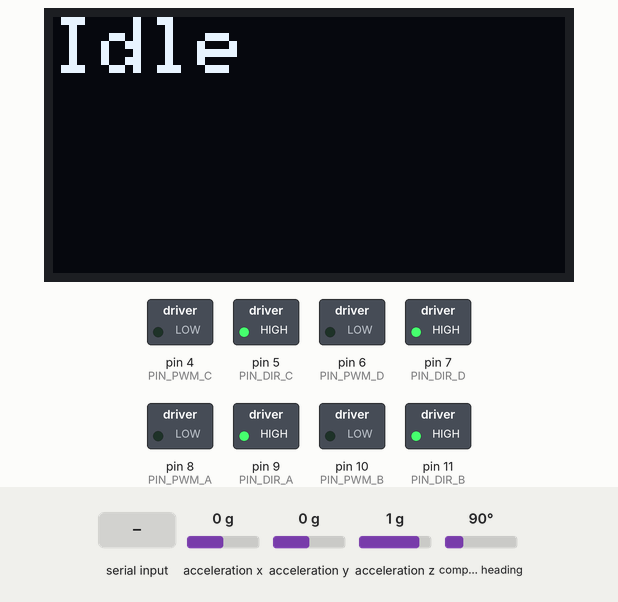
This sketch was run on a simulated Arduino Mega 2560, built with avr-gcc and run on an emulated ATmega2560. Shown: 128×64 one-colour display, switched loads named in the sketch (green lamp = pin HIGH). The inputs (shaded band) are chosen by the test bench; at power-on: acceleration x 0 g, acceleration y 0 g, acceleration z 1 g, compass heading 90°.

Above: at 1.6 s.
1.7 s: "MOVE\n" received over Serial
At 2.8 s:
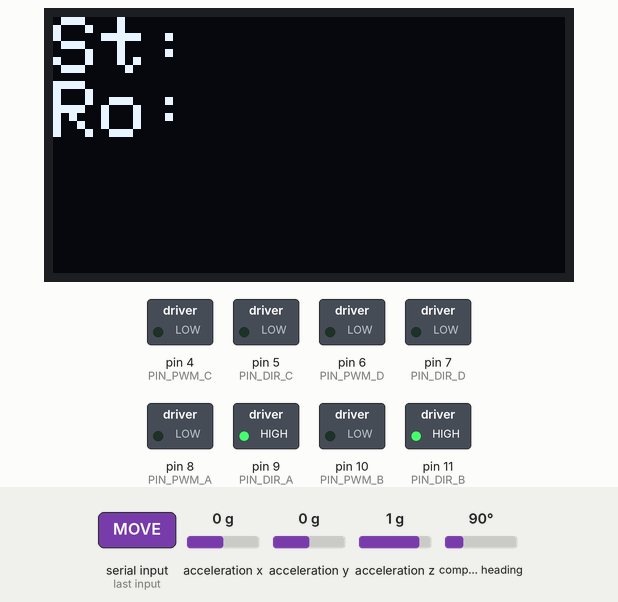
3.2 s: "STOP\n" received over Serial
At 3.9 s:
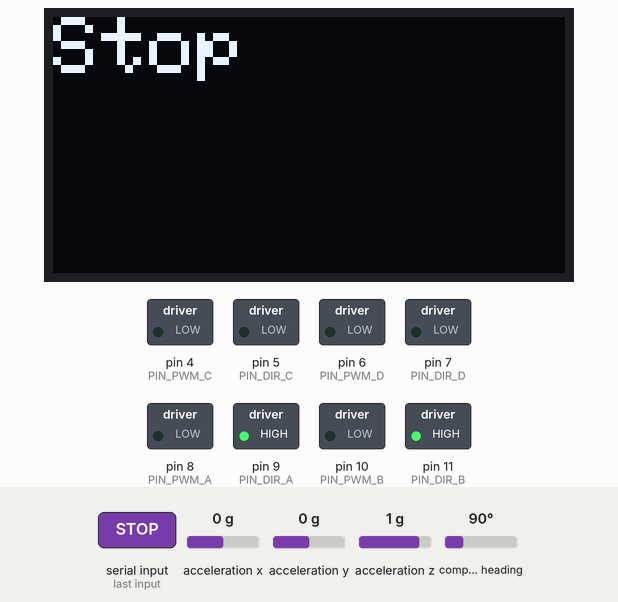
At 6.1 s:
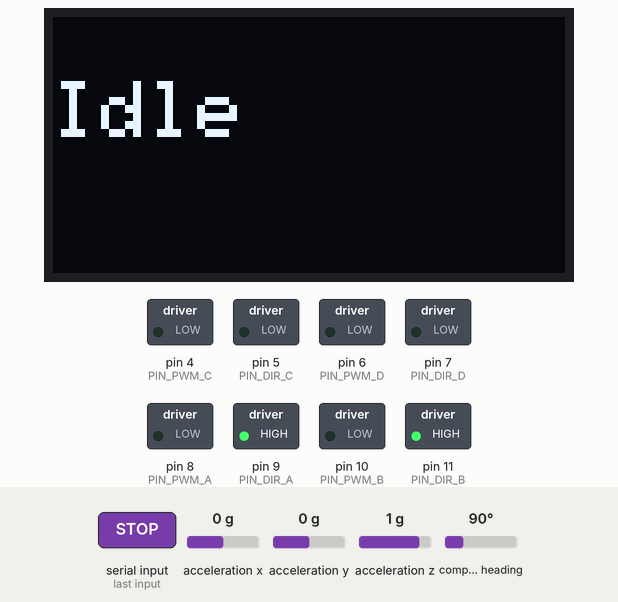
Timing chart, 0 to 7.6 s (numbered marks = the images above; inputs shaded):
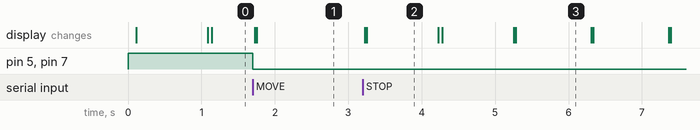

The sketch:

controleur.ino
```cpp
#include <Arduino.h>


#include "Robot.h"
#include "StateMachine.h"

Robot robot;
StateMachine stateMachine;

void setup() {

  robot.init();

  stateMachine.init(&robot);
}

void loop() {

  stateMachine.run();
}
```

BNOSensor.cpp
```cpp
#include "BNOSensor.h"

void BNOSensor::init() {
  if (!bno.begin()) {
    /* There was a problem detecting the BNO055 ... check your connections */
    Serial.print("Ooops, no BNO055 detected ... Check your wiring or I2C ADDR!");
    while (1);
  }
  bno.setExtCrystalUse(true);
  oldAccelX = 0;                                              // store previous accelerometer readings for comparison
  oldAccelY = 0;
  lastSampleTime = millis();
}

boolean BNOSensor::detectImpact() {

  if(millis() - lastSampleTime < BNO055_SAMPLERATE_DELAY_MS) return false;
  lastSampleTime = millis();
  vibration--;                                                // loop counter prevents false triggering cause by impact vibration
  if(vibration<0) vibration=0;                                // as robot vibrates due to impact

  if(vibration>0) return false;                                     // until vibration has subsided no further calculations required

  // Possible vector values can be:
  // - VECTOR_ACCELEROMETER - m/s^2
  // - VECTOR_LINEARACCEL   - m/s^2
  // - VECTOR_GRAVITY       - m/s^2
  imu::Vector<3> vector = bno.getVector(Adafruit_BNO055::VECTOR_LINEARACCEL);
  double accelX = vector.x();
  double accelY = vector.y();

  double magnitude = sqrt( sq(accelX - oldAccelX) + sq(accelY - oldAccelY) );

  oldAccelX = accelX;                                              // store previous accelerometer readings for comparison
  oldAccelY = accelY;

  if (magnitude > SENSITIVITY) {           // has a new impact occured
    vibration=DEVIBRATE;                                      // reset anti-vibration counter
    return true;
  }

  return false;
}
```

BNOSensor.h
```cpp
#ifndef BNOSensor_h
#define BNOSensor_h

#include <Wire.h>
#include <Adafruit_Sensor.h>
#include <Adafruit_BNO055.h>
#include <utility/imumaths.h>

#define SENSITIVITY 3.0
#define DEVIBRATE 10
#define BNO055_SAMPLERATE_DELAY_MS 10

class BNOSensor {
  public:
   void init();
    boolean detectImpact();
  private:
    double oldAccelX;
    double oldAccelY;
    int vibration;
    unsigned long lastSampleTime;
    Adafruit_BNO055 bno = Adafruit_BNO055();
};


#endif
```

Command.cpp
```cpp
#include "Command.h"

void Command::init(Stream* port) {
	_port = port;
}

ParsedCommandType* Command::readIfAvailable() {

	_data.newCommandAvailable = false;

	if(_port->available() < 1) return &_data;

	String inputString = _port->readStringUntil('\n');

	_data.newCommandAvailable = true;

	int dataLength = inputString.length();
	int firstSep = inputString.indexOf(COMMAND_SEPARATOR);
	if(firstSep == -1) {
		_data.cmd = inputString;
		return &_data;
	}
	if(firstSep + 1 >= dataLength) return &_data;
	_data.cmd = inputString.substring(0,firstSep);
	// get args
	unsigned int index = 0;
	while(firstSep + 1 < dataLength && index < MAX_ARGS) {
		int secondSep = inputString.indexOf(COMMAND_SEPARATOR, firstSep+1);
		// pour le dernier argument
		if(secondSep == -1) {
		  secondSep = dataLength;
		}
		String arg = inputString.substring(firstSep+1, secondSep);
		firstSep = secondSep;
		_data.arrayArgs[index] = arg;
		index++;
	}

	return &_data;
}

void Command::send(String message) {
	//_port->println(message);
}
```

Command.h
```cpp
#ifndef Command_h
#define Command_h

#include <Arduino.h>

#define COMMAND_SEPARATOR ':'
#define MAX_ARGS 2

struct ParsedCommandType {
	boolean newCommandAvailable;
	String cmd;
	String arrayArgs[MAX_ARGS];
};

class Command {
	public:
		void init(Stream* port);
		ParsedCommandType* readIfAvailable();
		void send(String message);
	private:
		Stream* _port;
		ParsedCommandType _data;
};


#endif
```

Compteur.cpp
```cpp
#include "Compteur.h"

void Compteur::init(Stream* port) {
  _port = port;
}

void Compteur::readyToRead() {
  _port->write(1);
}

SpeedSampleType* Compteur::readIfAvailable() {


  _sampleData.newSampleAvailable = false;

  if(_port->available() < 1) return &_sampleData;

  String rawData = _port->readStringUntil('\n');

  int dataLength = rawData.length();

  int separator1Position = rawData.indexOf(SEPARATOR);
  if (separator1Position == -1) return &_sampleData;
  if (separator1Position + 1 >= dataLength) return &_sampleData;

  String speed1AsString = rawData.substring(0, separator1Position);
  _sampleData.speed1 = speed1AsString.toInt();

  String speed2AsString = rawData.substring(separator1Position + 1, dataLength);
  _sampleData.speed2 = speed2AsString.toInt();

  _sampleData.newSampleAvailable = true;

  return &_sampleData;
}
```

Compteur.h
```cpp
#ifndef Compteur_h
#define Compteur_h

#include <Arduino.h>

#define SEPARATOR ':'

struct SpeedSampleType {
  boolean newSampleAvailable;
  unsigned int speed1; // 4 bytes
  unsigned int speed2; // 4 bytes
};

class Compteur {
  public:
    void init(Stream* port);
    SpeedSampleType* readIfAvailable(); // read and returns true if a sample of speed is ready to be used
    void readyToRead();
  protected:
  private:
    Stream* _port;
    SpeedSampleType _sampleData;
};


#endif
```

Ecran.cpp
```cpp
#include "Ecran.h"

Adafruit_SSD1306 display(OLED_RESET);

void Ecran::init() {
  display.begin(SSD1306_SWITCHCAPVCC, 0x3C);
  clear();
}

void Ecran::refresh() {
  display.clearDisplay();
  display.setTextColor(WHITE);
  display.setCursor(0, 0);
  display.setTextSize(2);
  for(byte i=0; i<LINES; i++) {
    display.println(displayedBuffer[i]);
  }
  display.display();

}

void Ecran::set(byte ligne, String text) {
  displayedBuffer[constrain(ligne, 0, LINES-1)] = text;
}

void Ecran::clear() {
  for(byte i=0; i<LINES; i++) {
    set(i, "");
  }
  refresh();
}
```

Ecran.h
```cpp
#ifndef Ecran_h
#define Ecran_h

#include <Wire.h>
#include <Adafruit_SSD1306.h>

#if (SSD1306_LCDHEIGHT != 64)
#error("Height incorrect, please fix Adafruit_SSD1306.h!");
#endif

#define OLED_RESET 3

#define LINES 4

class Ecran {
  public:
    void init();
    void clear();
    void set(byte ligne, String text);
    void refresh();
  private:
    String displayedBuffer[LINES];
};


#endif
```

PiloteMoteur.cpp
```cpp
#include "PiloteMoteur.h"

void PiloteMoteur::init(byte pinDir, byte pinPWM, String whoami) {
	_pinDir = pinDir;
	_pinPWM = pinPWM;
	_whoami = whoami;
	pinMode(_pinDir, OUTPUT);
	pinMode(_pinPWM, OUTPUT);

	setCommand(0);

	stop();

}

void PiloteMoteur::setCommand(int command) {

	if(command >= 0) {
		digitalWrite(_pinDir, HIGH);
	}
	else {
		digitalWrite(_pinDir, LOW);
	}

	_setpoint = abs(command);

	//Serial.print(_whoami);
	//Serial.print(": cmd:");
	//Serial.println(_setpoint);
}

// TODO mesuer la vitesse à 255 au démarrage du robot

void PiloteMoteur::update(unsigned int vitesseMesuree, unsigned int duration) {

	Serial.print(vitesseMesuree, DEC);
	Serial.print(",");
	Serial.println(_setpoint, DEC);

	float output = (float)_setpoint * 255.0 / 280.0; // PWM 100% -> 280 fronts/100ms

	if( duration < 3000) { // On accélère sur 3s de 0 à output

		output = output * duration / 3000;
	}
	else { // On gère une correction proportionnelle basée sur l'erreur

		float errorRatio = 0;
		if(_setpoint > 0) {
			errorRatio = (_setpoint - vitesseMesuree) / _setpoint * 255.0 / 280.0;
		}

		output = output + (output * errorRatio);
	}

	byte command = constrain((int)output, 0, 255);

	analogWrite(_pinPWM, command);
}

void PiloteMoteur::stop() {
	analogWrite(_pinPWM, 0);
}
```

PiloteMoteur.h
```cpp
#ifndef PiloteMoteur_h
#define PiloteMoteur_h

#include <Arduino.h>

class PiloteMoteur {
	public :
		void init(byte pinDir, byte pinPWM, String whoami);
		void setCommand(int command);
		void update(unsigned int vitesseMesuree, unsigned int duration);
		void stop();
	private :
		byte _pinDir;
		byte _pinPWM;
		unsigned int _setpoint;
		String _whoami;
};

#endif
```

Robot.cpp
```cpp
#include "Robot.h"

void Robot::init() {

  Serial.begin(115200); // RaspberryPI
  Serial.setTimeout(500);
  while (!Serial); // wait for serial port to connect. Needed for native USB
  _command.init(&Serial);

  _moteurA.init(PIN_DIR_A, PIN_PWM_A, "A");
  _moteurB.init(PIN_DIR_B, PIN_PWM_B, "B");
  _moteurC.init(PIN_DIR_C, PIN_PWM_C, "C");
  _moteurD.init(PIN_DIR_D, PIN_PWM_D, "D");

/*
  // Test moteurs

  digitalWrite(PIN_DIR_A, HIGH);
  analogWrite(PIN_PWM_A, 20);
  delay(500);
  digitalWrite(PIN_DIR_A, LOW);
  delay(500);

  digitalWrite(PIN_DIR_B, HIGH);
  analogWrite(PIN_PWM_B, 20);
  delay(500);
  digitalWrite(PIN_DIR_B, LOW);
  delay(500);

  digitalWrite(PIN_DIR_C, HIGH);
  analogWrite(PIN_PWM_C, 20);
  delay(500);
  digitalWrite(PIN_DIR_C, LOW);
  delay(500);

  digitalWrite(PIN_DIR_D, HIGH);
  analogWrite(PIN_PWM_D, 20);
  delay(500);
  digitalWrite(PIN_DIR_D, LOW);
  delay(500);

  stopMotors();
*/
  _sensor.init();

  _ecran.init();

  Serial1.begin(115200);
  Serial1.setTimeout(1000);
  _compteur1.init(&Serial1);
  if(!Serial1) {
    Serial.print("Ooops, Serial1 port was not available !");
    while (1);
  }

  Serial2.begin(115200);
  Serial2.setTimeout(1000);
  _compteur2.init(&Serial2);
  if(!Serial2) {
    Serial.print("Ooops, Serial2 port was not available !");
    while (1);
  }
}

void Robot::stopMotors() {
  _moteurA.stop();
  _moteurB.stop();
  _moteurC.stop();
  _moteurD.stop();
}

// STOP :            MOVE:-1:0
// rotate :          MOVE:-1:-1
// rotate :          MOVE:-1:1
// strafe forward :  MOVE:0:0
// strafe left :     MOVE:90:0
// starfe + rotate : MOVE:0:1

void Robot::computeMove(int strafeDirection, int rotationDirection) { // TODO : put that computation in raspberry

  double wA = 0.0;
  double wB = 0.0;
  double wC = 0.0;
  double wD = 0.0;

  // cmd arg rotation : direction (int) -1 | 0 | 1
  double angularSpeed = ROTATION_COEF * (double)rotationDirection * (double)(DEMI_LARGEUR + DEMI_LONGUEUR);

  wA = angularSpeed;
  wB = angularSpeed;
  wC = angularSpeed;
  wD = angularSpeed;

  // cmd arg strafe : (int) angle en degrés -1 means no strafe
  if(strafeDirection >= 0) {
    double strafeX = STRAFE_COEF * cos(strafeDirection * (double)PI / (double)180);
    double strafeY = STRAFE_COEF * sin(strafeDirection * (double)PI / (double)180);
    wA = -strafeY + strafeX + wA;
    wB = strafeY + strafeX + wB;
    wC = strafeY - strafeX + wC;
    wD = -strafeY - strafeX + wD;
  }

  _moteurA.setCommand((int)wA);
  _moteurB.setCommand((int)wB);
  _moteurC.setCommand((int)wC);
  _moteurD.setCommand((int)wD);
}
```

Robot.h
```cpp
#ifndef Robot_h
#define Robot_h

#include "Compteur.h"
#include "Ecran.h"
#include "BNOSensor.h"
#include "Command.h"
#include "PiloteMoteur.h"

#define PIN_DIR_A 9
#define PIN_PWM_A 8
#define PIN_DIR_B 11
#define PIN_PWM_B 10
#define PIN_DIR_C 5
#define PIN_PWM_C 4
#define PIN_DIR_D 7
#define PIN_PWM_D 6

#define DEMI_LARGEUR 0.13 //m
#define DEMI_LONGUEUR 0.13 //m

#define STRAFE_COEF 30.0
#define ROTATION_COEF 90.0

class Robot {
	public:
		void init();
		void stopMotors();
		void computeMove(int strafeDirection, int rotationDirection);

		BNOSensor _sensor;
		Ecran _ecran;
		Compteur _compteur1; // Compteur A et B
		Compteur _compteur2; // Compteur C et D
		Command _command;
		PiloteMoteur _moteurA;
		PiloteMoteur _moteurB;
		PiloteMoteur _moteurC;
		PiloteMoteur _moteurD;
	private:
};


#endif
```

State.cpp
```cpp
#include "State.h"

void State::init(Robot* robot) {
	_robot = robot;
}

void State::initStartedAt() {
	_startedAt = millis();
}

unsigned long State::duration() {
	return (millis() - _startedAt);
}
```

State.h
```cpp
#ifndef State_h
#define State_h

#include "Robot.h"

class State {
	public:
		void init(Robot* robot);
		void initStartedAt();
		unsigned long duration();
		virtual void onStart();
		virtual State* run(); // Returns new state ptr or NULL if no state change
	protected:
		Robot* _robot;
	private:
		unsigned long _startedAt;
};

#endif
```

StateChoc.cpp
```cpp
#include "StateChoc.h"

void StateChoc::setStateIdle(StateIdle* stateIdle) {
	_stateIdle = stateIdle;
}

void StateChoc::onStart() {
	_robot->_ecran.clear();
	for(int line=0; line<4; line++) _robot->_ecran.set(line, "!! Choc !!");
	_robot->_ecran.refresh();

  _robot->stopMotors();
	_robot->_command.send("CHOC");
}

State* StateChoc::run() {
	if (duration() > CHOC_DELAY) {
		return((State*)_stateIdle);
	}
	return NULL;
}
```

StateChoc.h
```cpp
#ifndef StateChoc_h
#define StateChoc_h

#include "State.h"
#include "StateIdle.h"

#define CHOC_DELAY 3000

class StateChoc : public State {
	public:
		void onStart();
		State* run();
		void setStateIdle(StateIdle* stateIdle);
	private:
		StateIdle* _stateIdle;
};


#endif
```

StateIdle.cpp
```cpp
#include "StateIdle.h"

void StateIdle::onStart() {
	_robot->_ecran.clear();
	line = 0;
	lastLineChange = millis();
	writeLine();
}

void StateIdle::writeLine() {
	_robot->_ecran.clear();
	_robot->_ecran.set(line, "Idle");
	_robot->_ecran.refresh();
}

State* StateIdle::run() {
	if(millis() - lastLineChange > LINE_CHANGE_DELAY) {
		line = (line+1)%4;
		writeLine();
		lastLineChange = millis();
		_robot->_command.send("READY");
	}
	return NULL;
}
```

StateIdle.h
```cpp
#ifndef StateIdle_h
#define StateIdle_h

#include <Arduino.h>
#include "State.h"
#include "Robot.h"

#define LINE_CHANGE_DELAY 1000

class StateIdle : public State {
	public:
		void onStart();
		State* run();
	private:
		byte line;
		unsigned long lastLineChange;
		void writeLine();
};

#endif
```

StateMachine.cpp
```cpp
#include "StateMachine.h"

void StateMachine::init(Robot* robot) {
	_robot = robot;

  _stateIdle.init(_robot);

  _stateChoc.init(_robot);
  _stateChoc.setStateIdle(&_stateIdle);

  _stateWelcome.init(_robot);
  _stateWelcome.setStateIdle(&_stateIdle);

  _stateMove.init(_robot);

  _stateStop.init(_robot);
  _stateStop.setStateIdle(&_stateIdle);

	changeState((State*)&_stateWelcome);
}

void StateMachine::changeState(State* newState) {
	if(newState == NULL) return;

	_currentState = newState;
	_currentState->initStartedAt();
	_currentState->onStart();
}

void StateMachine::run() {

	ParsedCommandType* command = _robot->_command.readIfAvailable();

	if (command->newCommandAvailable) {

		if(command->cmd == "MOVE") {

			_stateMove.setData(command->arrayArgs[0], command->arrayArgs[1]);

			changeState(&_stateMove);
		}

		if(command->cmd == "STOP") {

			changeState(&_stateStop);
		}
	}

  if(_robot->_sensor.detectImpact()) {

    changeState(&_stateChoc);
  }

	changeState(_currentState->run());
}
```

StateMachine.h
```cpp
#ifndef StateMachine_h
#define StateMachine_h

#include "State.h"
#include "Robot.h"
#include "Command.h"
#include "StateIdle.h"
#include "StateWelcome.h"
#include "StateChoc.h"
#include "StateMove.h"
#include "StateStop.h"

class StateMachine {
	public:
		void init(Robot* robot);
		void changeState(State* state);
		void run();
	private:
		Robot* _robot;
		State* _currentState;

		StateIdle _stateIdle;
		StateChoc _stateChoc;
		StateWelcome _stateWelcome;
		StateMove _stateMove;
		StateStop _stateStop;
};


#endif
```

StateMove.cpp
```cpp
#include "StateMove.h"

void StateMove::setData(String strafeDirection, String rotationDirection) {

	_robot->computeMove(strafeDirection.toInt(), rotationDirection.toInt());

	_robot->_ecran.clear();
  _robot->_ecran.set(0, String("St:")+strafeDirection);
  _robot->_ecran.set(1, String("Ro:")+rotationDirection);
  _robot->_ecran.refresh();

}

void StateMove::onStart() {

	_robot->_compteur1.readyToRead();
	_robot->_compteur2.readyToRead();

	_lastRefresh = millis();
}

State* StateMove::run() {

	unsigned long now = millis();

	if((now - _lastRefresh) > UPDATE_PID_PERIOD) {

		_lastRefresh = now;

		_robot->_compteur1.readyToRead();
		_robot->_compteur2.readyToRead();
	}

	SpeedSampleType* compteur1 = _robot->_compteur1.readIfAvailable();

	if (compteur1->newSampleAvailable) {

    _robot->_ecran.set(2, String("A:")+String(compteur1->speed2)+String(" B:")+String(compteur1->speed1));
    _robot->_ecran.refresh();

    _robot->_moteurA.update(compteur1->speed2, duration());

    _robot->_moteurB.update(compteur1->speed1, duration());
  }

  SpeedSampleType* compteur2 = _robot->_compteur2.readIfAvailable();

  if (compteur2->newSampleAvailable) {

		_robot->_ecran.set(3, String("D:")+String(compteur2->speed2)+String(" C:")+String(compteur2->speed1));
		_robot->_ecran.refresh();

    _robot->_moteurC.update(compteur2->speed1, duration());

    _robot->_moteurD.update(compteur2->speed2, duration());
  }

  return NULL;
}
```

StateMove.h
```cpp
#ifndef StateMove_h
#define StateMove_h

#include "State.h"
#include "StateIdle.h"

#include "Compteur.h"

#define UPDATE_PID_PERIOD 100

class StateMove : public State {
	public:
		void onStart();
		State* run();
		void setData(String strafeDirection, String rotationDirection);
	private:
		unsigned long _lastRefresh;
};


#endif
```

StateStop.cpp
```cpp
#include "StateStop.h"

void StateStop::setStateIdle(StateIdle* stateIdle) {
	_stateIdle = stateIdle;
}

void StateStop::onStart() {
	_robot->_ecran.clear();
	_robot->_ecran.set(0, "Stop");
	_robot->_ecran.refresh();

  	_robot->stopMotors();
}

State* StateStop::run() {
	if (duration() > DISPLAY_STOP_DELAY) {
		return((State*)_stateIdle);
	}
	return NULL;
}
```

StateStop.h
```cpp
#ifndef StateStop_h
#define StateStop_h

#include "State.h"
#include "StateIdle.h"

#define DISPLAY_STOP_DELAY 1000

class StateStop : public State {
	public:
		void onStart();
		State* run();
		void setStateIdle(StateIdle* stateIdle);
	private:
		StateIdle* _stateIdle;

};


#endif
```

StateWelcome.cpp
```cpp
#include "StateWelcome.h"

void StateWelcome::setStateIdle(StateIdle* stateIdle) {
	_stateIdle = stateIdle;
}

void StateWelcome::onStart() {
	_robot->_ecran.clear();
	_robot->_ecran.set(0, "Hector");
	_robot->_ecran.set(1, " Hector");
	_robot->_ecran.set(2, "  Hector");
	_robot->_ecran.set(3, "   Hector");
	_robot->_ecran.refresh();
}

State* StateWelcome::run() {
	if (duration() > WELCOME_DELAY) {
		return((State*)_stateIdle);
	}
	return NULL;
}
```

StateWelcome.h
```cpp
#ifndef StateWelcome_h
#define StateWelcome_h

#include "State.h"
#include "StateIdle.h"

#define WELCOME_DELAY 1000

class StateWelcome : public State {
	public:
		void onStart();
		State* run();
		void onStop();
		void setStateIdle(StateIdle* stateIdle);
	private:
		StateIdle* _stateIdle;

};


#endif
```

Measured:
- after the input at 1.7 s, pin 5 (PIN_DIR_C), pin 7 (PIN_DIR_D): HIGH → LOW at once; the display: first differs from a run without the input after 0.05 s (image 1)
- after the input at 3.2 s, the display: first changes at once (image 2 shows a later state)
- what the display in image 2 shows lasts 0.9 s, from 3.3 s to 4.2 s
